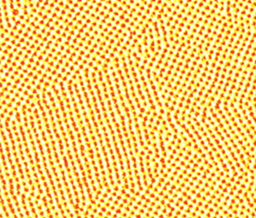
#> input picture examples/example_3/images/sqrAFM2.png, 256 x 218 px, shrunk from 754 x 643 before the run
$ python example_3.py
#> lines starting #> are read from the running program, lines starting #| are printed output that depends on the picture
### shapelets/self_assembly/misc.py
########################################################################################################################
# Copyright 2023 the authors (see AUTHORS file for full list).                                                         #
#                                                                                                                      #
# This file is part of shapelets.                                                                                      #
#                                                                                                                      #
# Shapelets is free software: you can redistribute it and/or modify it under the terms of the GNU Lesser General       #
# Public License as published by the Free Software Foundation, either version 2.1 of the License, or (at your option)  #
# any later version.                                                                                                   #
#                                                                                                                      #
# Shapelets is distributed in the hope that it will be useful, but WITHOUT ANY WARRANTY; without even the implied      #
# warranty of MERCHANTABILITY or FITNESS FOR A PARTICULAR PURPOSE. See the GNU Lesser General Public License for more  #
# details.                                                                                                             #
#                                                                                                                      #
# You should have received a copy of the GNU Lesser General Public License along with shapelets. If not, see           #
# <https://www.gnu.org/licenses/>.                                                                                     #
########################################################################################################################

"""
This module holds miscellaneous functions for the shapelets.self_assembly module.
"""

import os

import cv2
import numpy as np
import matplotlib.pyplot as plt
from mpl_toolkits.axes_grid1 import make_axes_locatable
from scipy.ndimage import median_filter

from shapelets.self_assembly.tools import get_wavelength


def read_image(
    image_name: str,
    image_path: str,
    do_rescale: bool = True,
    verbose: bool = True
):
    r""" Read an image using OpenCV, with some extra handling.

    By default, re-scales images as greyscale on [-1, 1].

    Parameters
    ----------
    image_name : str
        The filename of the image (including extension)
    image_path : str
        The path holding the image
    do_rescale : bool, optional
        Automatically re-scale in accordance with requirements for wavelength algorithm.
        Default is True
    verbose : bool, optional
        True (default) to print image-related information

    Returns
    -------
    f : np.ndarray
        The image as a numpy.ndarray.

    Notes
    -----
    Re-scaling of image to greyscale on [-1, 1] is intentional to align with
    the minimum and maximum shapelet function values.
    """
#> called with image_name = 'sqrAFM2.png', image_path = 'examples/example_3/images', do_rescale = False, verbose = True
    if not os.path.exists(image_path):
        raise RuntimeError(f'Image path: {image_path} does not exist.')

    f = cv2.imread(os.path.join(image_path, image_name))
#> f is the input picture: shape (218, 256, 3); mean B, G, R 107.2, 201.9, 248.1
    if not isinstance(f, np.ndarray):
        raise RuntimeError(f"Could not read image: {image_name}. Ensure it is located in {image_path} and is of image format.")

    f = cv2.cvtColor(f, cv2.COLOR_BGR2GRAY)
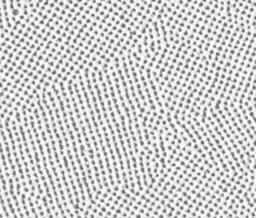
#> f: shape (218, 256); min 87, max 254, mean 204.9

    # NOTE: image may require rescaling based on two observed issues:
    #   1. scipy.cluster.vq.kmeans yields abort: coredump if one dim of image large (~2000 pixels)
    #   2. wavelength algorithm fails if image is too small... need to upsample

    if do_rescale:
        while any(dim >= 2000 for dim in f.shape):
            height, width = round(f.shape[0]*0.8), round(f.shape[1]*0.8)
            f = cv2.resize(f, dsize=(width, height)) # dsize is opposite numpy convention

        while any(dim <= 500 for dim in f.shape):
            height, width = round(f.shape[0]*1.2), round(f.shape[1]*1.2)
            f = cv2.resize(f, dsize=(width, height)) # dsize is opposite numpy convention

    # rescale to [-1, 1] greyscale to match shapelet kernel min/max values
    f = ( ((f-f.min()) / (f.max()-f.min())) * 2 ) - 1
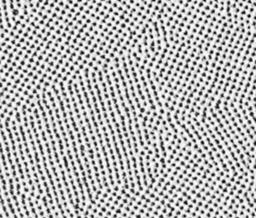
#> f: shape (218, 256) float64; min -1, max 1, mean 0.412; drawn with min black and max white

    if verbose:
        print(f"Successfully loaded image: {image_name}")
        print(f"Image loaded with dimensions: {f.shape}")
#| Image loaded with dimensions: (218, 256)
        print(f"Image {image_name} normalized to greyscale on [-1, 1] to align with shapelet kernels")

    return f


def process_output(
    image: np.ndarray,
    image_name: str,
    save_path: str,
    output_from: str,
    output_objects: tuple,
):
    r"""Processes and saves output from any of the functions below,
    shapelets.self_assembly.apps.rdistance,
    shapelets.self_assembly.apps.orientation,
    shapelets.self_assembly.apps.identify_defects

    It was used to generate Figures 6, 7, 8, and 9 [1]_.

    NOTE: any image saved from the **kwargs argument is trimmed using shapelets.self_assembly.misc.trim_image.
    This is because the convolution with shapelet kernels is padded on the edges,
    producing a fuzzy convolutional response. trim_image removes this fuzzy response.

    Parameters
    ----------
    image : numpy.ndarray
        The image loaded as a numpy array
    image_name : str
        The name of the loaded image
    save_path : str
        The path to save results
    output_from : str
        The name of the method for which we will process and save the output/results.
        Options are: 'response_distance', 'orientation', or 'identify_defects'
    output_objects : tuple
        The output objects from the associated method.

    Notes
    -----
    See shapelets.self_assembly.apps for details on each method and their outputs.

    References
    ----------
    .. [1] http://dx.doi.org/10.1088/1361-6528/ad1df4
    """
    # check that save_path exists
    if not os.path.exists(save_path):
        os.mkdir(save_path)

    os.chdir(save_path)

    # need to get characteristic wavelength for image trimming
    char_wavelength = get_wavelength(image = image, verbose = False)

    if output_from == 'response_distance':
        # unpack
        rd_field, num_clusters = output_objects

        if num_clusters == 'default':
            num_clusters = '20'

        # final image processing for response distance scalar field
        d = (rd_field-rd_field.min()) / (rd_field.max()-rd_field.min())
        d = 1-d
        d = trim_image(im=d, l=char_wavelength)

        # plot and save
        plt.figure()
        plt.imshow(d,cmap='gray')
        plt.axis('off')
        plotname1 = f"{image_name[:-4]}_response_distance_k{num_clusters}.png"
        plt.savefig(fname=plotname1, bbox_inches='tight', pad_inches=0)

        plt.figure()
        plt.imshow(trim_image(image,char_wavelength), cmap='gray')
        plt.imshow(d,alpha=0.7, cmap='summer')
        plt.axis('off')
        plotname2 = f"{image_name[:-4]}_response_distance_overlay_k{num_clusters}.png"
        plt.savefig(fname=plotname2, bbox_inches='tight', pad_inches=0)
        print(f"Figure {plotname1} and {plotname2} saved to {save_path}")

    elif output_from == 'orientation':
        # unpack
        mask, dilate, orientation, maxval = output_objects

        # plot and save
        plt.figure()
        plt.imshow(trim_image(image,char_wavelength), cmap='gray', alpha = 0.5)
        mask[mask == 0.0] = np.nan
        plt.imshow(mask, cmap='hsv', vmin=0, vmax=maxval)
        plt.axis('off')
        plotname1 = f"{image_name[:-4]}_orientation_maskedresp.png"
        plt.savefig(fname=plotname1, dpi=600, bbox_inches='tight', pad_inches=0)

        plt.figure()
        plt.imshow(trim_image(image,char_wavelength), cmap='gray')
        plt.imshow(dilate, cmap='hsv', alpha = 0.7, vmin=0, vmax=maxval)
        plt.axis('off')
        plotname2 = f"{image_name[:-4]}_orientation_dilate.png"
        plt.savefig(fname=plotname2, dpi=600, bbox_inches='tight', pad_inches=0)

        plt.figure()
        plt.imshow(orientation, cmap='hsv', vmin=0, vmax=maxval)
        plt.axis('off')
        plotname3 = f"{image_name[:-4]}_orientation_blend.png"
        plt.savefig(fname=plotname3, dpi=600, bbox_inches='tight', pad_inches=0)

        plt.figure()
        plt.imshow(trim_image(image,char_wavelength), cmap='gray')
        plt.axis('off')
        im = plt.imshow(orientation, cmap='hsv', alpha = 0.7, vmin=0, vmax=maxval)
        ax = plt.gca()
        divider = make_axes_locatable(ax)
        cax = divider.append_axes("right", size="5%", pad=0.2)
        plt.colorbar(im, cax=cax)
        plotname4 = f"{image_name[:-4]}_orientation_overlay.png"
        plt.savefig(fname=plotname4, dpi=600, bbox_inches='tight', pad_inches=0)
        print(f"Figure {plotname1}, {plotname2}, {plotname3}, and {plotname4} saved to {save_path}")

    elif output_from == 'identify_defects':
        # unpack
        centroids, clusterMembers, defects = output_objects

        # apply some smoothing on scale of half lambda
        kernelsize = int(np.round(char_wavelength/2, 0))
        defects = median_filter(defects, size = kernelsize)
        defects = trim_image(defects, char_wavelength)

        # cluster location image
        plt.close()
        num_clusters = centroids.shape[0]
        clusterMembersTrim = trim_image(clusterMembers, char_wavelength)
        im = plt.imshow(clusterMembersTrim, cmap='jet')
        # get the unique colours of this plot
        values = np.unique(clusterMembersTrim.ravel())
        colours = [ im.cmap(im.norm(value)) for value in values]
        plt.axis('off')
        plotname1 = f"{image_name[:-4]}_defectid_clustloc_k{num_clusters}.png"
        plt.savefig(fname=plotname1, dpi=600, bbox_inches='tight', pad_inches=0)

        # radar chart
        # re-position the clusters so that they are sorted by mean.. for plotting consistency
        numspokes = 7
        mset = np.linspace(1, numspokes, numspokes).astype(int)

        # get the xtick labels... but need to repeat first label to complete radar chart (weird)
        categories = []
        for j in range(len(mset)):
            if j == 0: categories.append('m={}'.format(mset[j]))
            else: categories.append('{}'.format(mset[j]))
        categories.append('m={}'.format(mset[0]))

        # repeat first cluster value to work with radar charts
        centroids_plot = np.c_[ centroids[:,0:numspokes], centroids[:,0] ]

        ax = plt.subplots(1,num_clusters)[1]

        for plot in range(num_clusters):
            label_placement = np.linspace(start=0, stop=2*np.pi, num=len(categories))

            # handle subplot specifications
            numrows = (num_clusters // 4) + (num_clusters % 4)
            ax[plot] = plt.subplot(numrows, 4, plot+1, polar=True)

            if numrows <= 3:
                xtickpos = 0.55
                fsize = 10
            else:
                xtickpos = 0.66
                fsize = 9

            ax[plot].set_title(label='Centroid {}'.format(plot), fontsize=fsize)
            ax[plot].set_xticks(label_placement, labels=categories, position=(0,xtickpos), fontsize=fsize)
            ax[plot].set_yticklabels([])
            ax[plot].grid(False)
            ax[plot].set_ylim(0,1.0) # set the radial gridlines to be from 0-1.0
            ax[plot].set_theta_offset(np.pi / 2) # rotate the plot 90 degrees, start from top
            ax[plot].set_theta_direction(-1) # set to CW not CCW
            plt.plot(label_placement, centroids_plot[plot], color=colours[plot])

        plt.tight_layout()
        plotname2 = f"{image_name[:-4]}_defectid_rc_k{num_clusters}.png"
        plt.savefig(fname=plotname2, bbox_inches='tight')

        # defect response distance scalar field
        plt.figure()
        plt.imshow(1-defects,cmap='gray')
        plt.axis('off')
        plotname3 = f"{image_name[:-4]}_defectid_drd_k{num_clusters}.png"
        plt.savefig(fname=plotname3, dpi=600, bbox_inches='tight', pad_inches=0)

        # overlay
        plt.figure()
        image_norm = (image-image.min()) / (image.max()-image.min())
        image_trim = trim_image(image_norm, char_wavelength)
        plt.imshow(image_trim, cmap='gray')
        plt.imshow(defects, cmap = 'gray', alpha = 0.6)
        plt.axis('off')
        plotname4 = f"{image_name[:-4]}_defectid_drd_overlay_k{num_clusters}.png"
        plt.savefig(fname=plotname4, dpi=600, bbox_inches='tight', pad_inches=0)
        print(f"Figure {plotname1}, {plotname2}, {plotname3}, and {plotname4} saved to {save_path}")

    else:
        raise ValueError(f"output_from parameter as {output_from} not recognized by process_output().")


# [39 lines left out: function image_difference, not called in this run]


def trim_image(
    im: np.ndarray,
    l: float
):
    r""" Trim image edges based on characteristic wavelength (l) [1]_.
    Useful for images post convolution, as edges can present distortions from padded convolution.

    Parameters
    ----------
    im : np.ndarray
        The image to trim
    l : float
        The characteristic wavelength of the image

    Returns
    -------
    trimmed : np.ndarray
        The trimmed image

    Notes
    -----
    The characteristic wavelength is roughly the distance between feature centers,
    thus making it an appropriate size for image trim or truncation after convolution.

    References
    ----------
    .. [1] http://dx.doi.org/10.1103/PhysRevE.91.033307
    """
    trim = round(l/2)
    trimmed = im[trim:-trim, trim:-trim]
    return trimmed

### shapelets/self_assembly/tools.py
########################################################################################################################
# Copyright 2023 the authors (see AUTHORS file for full list).                                                         #
#                                                                                                                      #
# This file is part of shapelets.                                                                                      #
#                                                                                                                      #
# Shapelets is free software: you can redistribute it and/or modify it under the terms of the GNU Lesser General       #
# Public License as published by the Free Software Foundation, either version 2.1 of the License, or (at your option)  #
# any later version.                                                                                                   #
#                                                                                                                      #
# Shapelets is distributed in the hope that it will be useful, but WITHOUT ANY WARRANTY; without even the implied      #
# warranty of MERCHANTABILITY or FITNESS FOR A PARTICULAR PURPOSE. See the GNU Lesser General Public License for more  #
# details.                                                                                                             #
#                                                                                                                      #
# You should have received a copy of the GNU Lesser General Public License along with shapelets. If not, see           #
# <https://www.gnu.org/licenses/>.                                                                                     #
########################################################################################################################

"""
This module holds various utility functions related to
* kernels, including convolutions between shapelet filters and images, and
* functions that compute shapelet length-scales from characteristic wavelengths.
"""

import numbers
from typing import Union
import warnings

import numpy as np
from scipy.signal import fftconvolve

from shapelets.functions import(
    orthonormalpolar2D_n0,
    orthonormalpolar2D_n1
)


# [200 lines left out: functions convresponse_n0, convresponse_n1, not called in this run]


def make_grid(N: int):
    r""" Make discretized grid based on width (N).

    Parameters
    ----------
    N : int
        The width of the kernel (odd numbers only)

    Returns
    -------
    grid_x : np.ndarray
        The grid's x coordinate space
    grid_y : np.ndarray
        The grid's y coordinate space

    Notes
    -----
    As per convention, N should only be an odd number.
    Additionally, note that grid_x = grid_y.

    """
    if N % 2 == 0:
        print('Detected even grid size, adding 1 to enforce odd rule See self_assembly.tools.make_grid() docs.')
        N += 1
    if N < 9:
        raise ValueError('N must be at least 3 or greater.')

    bounds = [-(N-1)/2.0, (N-1)/2.0]
    grid = np.linspace(bounds[0], bounds[1], N)
    grid_x, grid_y = np.meshgrid(grid, grid)

    return grid_x, grid_y


def get_optimal_kernel_n0(
    m: int,
    beta: float
):
    r""" Determines the optimal filter (kernel) width for an :math:`n=0` orthonormal polar
    shapelet function [1]_ based on :math:`\beta`, the shapelet length-scale parameter.

    Parameters
    ----------
    m : int
        Shapelet degree of rotational symmetry
    beta : float
        The characteristic shapelet length scale parameter

    Returns
    -------
    shapelet : np.ndarray
        Shapelet function casted onto a discrete domain with the appropriate filter width

    References
    ----------
    .. [1] https://doi.org/10.1088/1361-6528/aaf353
    """
    # start with small kernel size and scale up until satisfied
    N = 21 # minimum

    grid_x, grid_y = make_grid(N = N)
    shapelet = orthonormalpolar2D_n0(m=m, x1=grid_x, x2=grid_y, beta=beta)

    accept = False

    while not accept:
        edgeweight = np.abs(np.real(shapelet[int(shapelet.shape[0]/2), -1])) \
            / np.real(shapelet).max()
        if edgeweight > 0.0001:
            N += 4
            grid_x, grid_y = make_grid(N = N)
            shapelet = orthonormalpolar2D_n0(m=m, x1=grid_x, x2=grid_y, beta=beta)
        else:
            accept = True

    return shapelet


# [43 lines left out: function get_optimal_kernel_n1, not called in this run]


def get_wavelength(
    image: np.ndarray,
    rng: list = [0, 100],
    verbose: bool = True
):
    r""" Find characteristic wavelength of an image [1]_.

    Parameters
    ----------
    image : np.ndarray
        The image to be processed
    rng : list
        Range of wavelengths to consider for maximum wavelength.
        I.e., will return max wavelength in range of [0, 70] (default)

    Returns
    -------
    char_wavelength : float
        The characteristic wavelength of the image

    References
    ----------
    .. [1] http://dx.doi.org/10.1103/PhysRevE.91.033307
    """
#> called with verbose = False
    if type(image) != np.ndarray:
        raise TypeError('image input must be numpy array.')

    # Step 1: Find spectral density
    DFT = np.fft.fft2(image)
    DFT[0, 0] = 0.1
    # Shift the Fourier transform to center it
    DFT_shifted = np.fft.fftshift(DFT)
    # Calculate the magnitude
    spec_d = np.absolute(DFT_shifted)
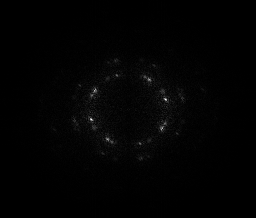
#> spec_d: shape (218, 256) float64; min 0.0166, max 4354.2, mean 48.8; drawn with min black and max white

    # Step 2: Find associated frequencies for spectral density
    x, y = np.fft.fftfreq(image.shape[1]), np.fft.fftfreq(image.shape[0])
    # Meshgrid them to map over the image domain
    X, Y = np.meshgrid(x, y)
    # Convert to 2d frequency definition (2.16 in [2]), shift and return
    omega = np.sqrt(X**2 + Y**2)
    freqs = np.fft.fftshift(omega)
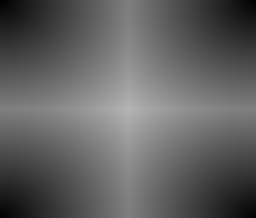
#> omega: shape (218, 256) float64; min 0, max 0.707, mean 0.383

    # Step 3: Find the radially averaged spectral density, and associated frequencies
    rai_spec = radialavg(spec_d)
    # Use inverse of frequency for wavelength
    rai_wave = radialavg(freqs)
    rai_wave = rai_wave ** -1

    # Step 4: Find and return the maximum
    if rng is not None:
        rai_spec = np.where((rai_wave >= rng[0]) * (rai_wave <= rng[1]), rai_spec, 0)
    i_max = rai_spec.argmax()

    if verbose:
        print('Wavelength of image is {:.2f} pixels'.format(rai_wave[i_max]))

    assert isinstance(rai_wave[i_max], numbers.Real)

    return rai_wave[i_max]


def radialavg(image: np.ndarray) -> np.ndarray:
    r""" Calculates the radially averaged intensity of an image [1]_.

    Parameters
    ----------
    image : np.ndarray
        The image to be radially averaged

    Returns
    -------
    rai: np.ndarray
        A 1d array with one intensity per integer radius, excluding 0. eg.
        For image with radii [0, 1, 2, 3], len(rai) = 3

    References
    ----------
    .. [1] http://dx.doi.org/10.1103/PhysRevE.91.033307
    """
    # Determine two arrays, x and y, which contain the indices of the image.
    y, x = np.indices(image.shape[0:2])
    # Determine the center of the image.
    center = np.array([(x.max()-x.min())/2.0, (y.max()-y.min())/2.0])
    # Use the center to offset x and y such that r = 0 is in the center (0, 0).
    x = x - center[0]
    y = y - center[1]
    # Determine the shortest dimension, as the radius is only defined for that range.
    length = min(np.max(x), np.max(y))
    # Scale x and y based on the radial range. This method creates an elliptical average for non-square images.
    x = x * length / np.max(x)
    y = y * length / np.max(y)
    # Convert from x and y to radius using the hypotenuse definition.
    r = np.hypot(x, y)
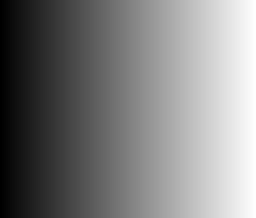
#> x: shape (218, 256) float64; min -108.5, max 108.5, mean 0; drawn with min black and max white
    # Flatten the radius array and sort the radii, returning the indices. Uses quicksort.
    ind = np.argsort(r.flat)
    # Cast r values and image values to 1d arrays, sorted by radius.
    r_sorted = r.flat[ind]
    image_sorted = image.flat[ind]
    # Round the radii to the nearest even number and cast to int.
    r_int = np.around(r_sorted).astype(int)
    # Calculate the spacing between each radii
    deltar = r_int[1:] - r_int[:-1] # Suderman: "Assumes all radii represented"
    # Return the indices for values of delta that are non-zero. This will be the places where (before) r changes.
    rind = np.where(deltar)[0]
    # Append rind such that the last radii is represented
    rind = np.append(rind, len(r_int) - 1)
#> (the rest of the program and of its run is left out)
